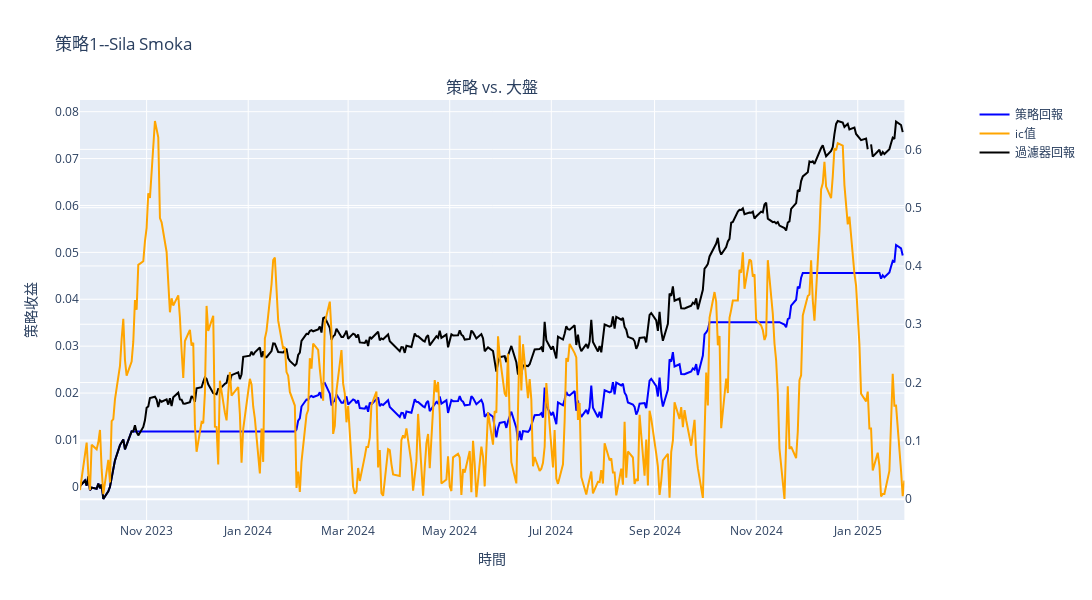

Notebook cell for this chart:
### Code cell
# c['ret_strategy'].cumsum() -> 策略回報
# c[tester] -> ic 訊號
# c['ret'].cumsum() -> 策略(w/o filteration) 回報
fig = make_subplots(
        rows=1, cols=1,  
        shared_xaxes=True,
        vertical_spacing=0.1,  
        subplot_titles=("策略 vs. 大盤", "回檔"),
        specs=[[{"secondary_y": True}]]  
    )

    # Cumulative Profit Line (Primary y-axis)
fig.add_trace(go.Scatter(
    x=c.index, y=c['ret_strategy'].cumsum(),
    mode="lines", name="策略回報", line=dict(color="blue")
), row=1, col=1, secondary_y=False)  

# OP Line (Secondary y-axis)
fig.add_trace(go.Scatter(
    x=c.index, y=c[tester],
    mode="lines", name="ic值", line=dict(color="orange")
), row=1, col=1, secondary_y=True)  

# Add MDD Trace
fig.add_trace(go.Scatter(
    x=c.index, y=-c['ret'].cumsum(),
    mode='lines', name="過濾器回報", line=dict(color="black")
), row=1, col=1)  

# Update layout with title, axis labels, and MDD settings
fig.update_layout(
    title="策略1--Sila Smoka",
    xaxis_title="時間",
    yaxis_title="策略收益",
    height=600,
    width=1200,
    xaxis=dict(
        title="時間",
        showgrid=True,
        showline=True,
        zeroline=False,  
    ),
)
fig.show()

# ic值有問題的時間: 2024-05-13; 2024-11-21

### Figure 1 — Plotly figure (JSON) as saved in the notebook; plotly's stock layout.template omitted (floating-point values rounded to 4 significant figures; data arrays with more than 128 entries replaced by an {"elided": "..."} marker saying what was removed)
{"data": [{"line": {"color": "blue"}, "mode": "lines", "name": "策略回報", "type": "scatter", "x": {"elided": "349 str values"}, "xaxis": "x", "y": {"elided": "349 float values"}, "yaxis": "y"}, {"line": {"color": "orange"}, "mode": "lines", "name": "ic值", "type": "scatter", "x": {"elided": "349 str values"}, "xaxis": "x", "y": {"elided": "349 float values"}, "yaxis": "y2"}, {"line": {"color": "black"}, "mode": "lines", "name": "過濾器回報", "type": "scatter", "x": {"elided": "349 str values"}, "xaxis": "x", "y": {"elided": "349 float values"}, "yaxis": "y"}], "layout": {"annotations": [{"font": {"size": 16}, "showarrow": false, "text": "策略 vs. 大盤", "x": 0.47, "xanchor": "center", "xref": "paper", "y": 1, "yanchor": "bottom", "yref": "paper"}], "height": 600, "title": {"text": "策略1--Sila Smoka"}, "width": 1200, "xaxis": {"anchor": "y", "domain": [0, 0.94], "showgrid": true, "showline": true, "title": {"text": "時間"}, "zeroline": false}, "yaxis": {"anchor": "x", "domain": [0, 1], "title": {"text": "策略收益"}}, "yaxis2": {"anchor": "x", "overlaying": "y", "side": "right"}}}
